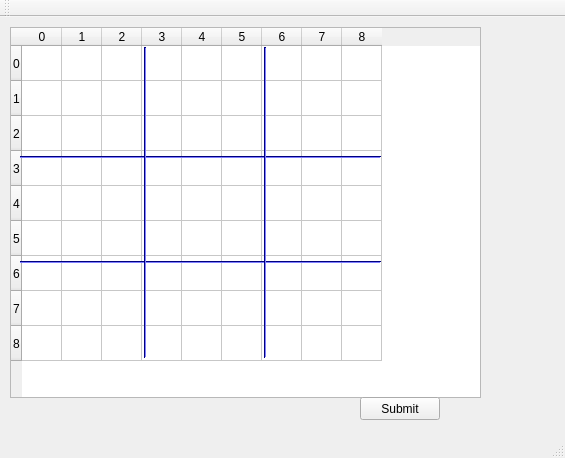
<?xml version="1.0" encoding="UTF-8"?>
<ui version="4.0">
 <class>MainWindow</class>
 <widget class="QMainWindow" name="MainWindow">
  <property name="geometry">
   <rect>
    <x>0</x>
    <y>0</y>
    <width>565</width>
    <height>458</height>
   </rect>
  </property>
  <property name="windowTitle">
   <string>MainWindow</string>
  </property>
  <widget class="QWidget" name="centralWidget">
   <widget class="QTableWidget" name="tableWidget">
    <property name="geometry">
     <rect>
      <x>10</x>
      <y>10</y>
      <width>471</width>
      <height>371</height>
     </rect>
    </property>
    <property name="lineWidth">
     <number>1</number>
    </property>
    <property name="midLineWidth">
     <number>0</number>
    </property>
    <attribute name="horizontalHeaderDefaultSectionSize">
     <number>40</number>
    </attribute>
    <attribute name="verticalHeaderDefaultSectionSize">
     <number>35</number>
    </attribute>
    <row>
     <property name="text">
      <string>0</string>
     </property>
    </row>
    <row>
     <property name="text">
      <string>1</string>
     </property>
    </row>
    <row>
     <property name="text">
      <string>2</string>
     </property>
    </row>
    <row>
     <property name="text">
      <string>3</string>
     </property>
    </row>
    <row>
     <property name="text">
      <string>4</string>
     </property>
    </row>
    <row>
     <property name="text">
      <string>5</string>
     </property>
    </row>
    <row>
     <property name="text">
      <string>6</string>
     </property>
    </row>
    <row>
     <property name="text">
      <string>7</string>
     </property>
    </row>
    <row>
     <property name="text">
      <string>8</string>
     </property>
    </row>
    <column>
     <property name="text">
      <string>0</string>
     </property>
    </column>
    <column>
     <property name="text">
      <string>1</string>
     </property>
    </column>
    <column>
     <property name="text">
      <string>2</string>
     </property>
    </column>
    <column>
     <property name="text">
      <string>3</string>
     </property>
    </column>
    <column>
     <property name="text">
      <string>4</string>
     </property>
    </column>
    <column>
     <property name="text">
      <string>5</string>
     </property>
    </column>
    <column>
     <property name="text">
      <string>6</string>
     </property>
    </column>
    <column>
     <property name="text">
      <string>7</string>
     </property>
    </column>
    <column>
     <property name="text">
      <string>8</string>
     </property>
    </column>
   </widget>
   <widget class="QPushButton" name="pushButton">
    <property name="geometry">
     <rect>
      <x>360</x>
      <y>380</y>
      <width>80</width>
      <height>23</height>
     </rect>
    </property>
    <property name="text">
     <string>Submit</string>
    </property>
   </widget>
   <widget class="QLabel" name="label">
    <property name="geometry">
     <rect>
      <x>450</x>
      <y>20</y>
      <width>91</width>
      <height>41</height>
     </rect>
    </property>
    <property name="text">
     <string/>
    </property>
   </widget>
   <widget class="Line" name="line">
    <property name="geometry">
     <rect>
      <x>20</x>
      <y>120</y>
      <width>361</width>
      <height>41</height>
     </rect>
    </property>
    <property name="palette">
     <palette>
      <active>
       <colorrole role="WindowText">
        <brush brushstyle="SolidPattern">
         <color alpha="255">
          <red>0</red>
          <green>0</green>
          <blue>0</blue>
         </color>
        </brush>
       </colorrole>
       <colorrole role="Button">
        <brush brushstyle="SolidPattern">
         <color alpha="255">
          <red>0</red>
          <green>0</green>
          <blue>255</blue>
         </color>
        </brush>
       </colorrole>
       <colorrole role="Light">
        <brush brushstyle="SolidPattern">
         <color alpha="255">
          <red>127</red>
          <green>127</green>
          <blue>255</blue>
         </color>
        </brush>
       </colorrole>
       <colorrole role="Midlight">
        <brush brushstyle="SolidPattern">
         <color alpha="255">
          <red>63</red>
          <green>63</green>
          <blue>255</blue>
         </color>
        </brush>
       </colorrole>
       <colorrole role="Dark">
        <brush brushstyle="SolidPattern">
         <color alpha="255">
          <red>0</red>
          <green>0</green>
          <blue>127</blue>
         </color>
        </brush>
       </colorrole>
       <colorrole role="Mid">
        <brush brushstyle="SolidPattern">
         <color alpha="255">
          <red>0</red>
          <green>0</green>
          <blue>170</blue>
         </color>
        </brush>
       </colorrole>
       <colorrole role="Text">
        <brush brushstyle="SolidPattern">
         <color alpha="255">
          <red>0</red>
          <green>0</green>
          <blue>0</blue>
         </color>
        </brush>
       </colorrole>
       <colorrole role="BrightText">
        <brush brushstyle="SolidPattern">
         <color alpha="255">
          <red>255</red>
          <green>255</green>
          <blue>255</blue>
         </color>
        </brush>
       </colorrole>
       <colorrole role="ButtonText">
        <brush brushstyle="SolidPattern">
         <color alpha="255">
          <red>0</red>
          <green>0</green>
          <blue>0</blue>
         </color>
        </brush>
       </colorrole>
       <colorrole role="Base">
        <brush brushstyle="SolidPattern">
         <color alpha="255">
          <red>255</red>
          <green>255</green>
          <blue>255</blue>
         </color>
        </brush>
       </colorrole>
       <colorrole role="Window">
        <brush brushstyle="SolidPattern">
         <color alpha="255">
          <red>0</red>
          <green>0</green>
          <blue>255</blue>
         </color>
        </brush>
       </colorrole>
       <colorrole role="Shadow">
        <brush brushstyle="SolidPattern">
         <color alpha="255">
          <red>0</red>
          <green>0</green>
          <blue>0</blue>
         </color>
        </brush>
       </colorrole>
       <colorrole role="AlternateBase">
        <brush brushstyle="SolidPattern">
         <color alpha="255">
          <red>127</red>
          <green>127</green>
          <blue>255</blue>
         </color>
        </brush>
       </colorrole>
       <colorrole role="ToolTipBase">
        <brush brushstyle="SolidPattern">
         <color alpha="255">
          <red>255</red>
          <green>255</green>
          <blue>220</blue>
         </color>
        </brush>
       </colorrole>
       <colorrole role="ToolTipText">
        <brush brushstyle="SolidPattern">
         <color alpha="255">
          <red>0</red>
          <green>0</green>
          <blue>0</blue>
         </color>
        </brush>
       </colorrole>
      </active>
      <inactive>
       <colorrole role="WindowText">
        <brush brushstyle="SolidPattern">
         <color alpha="255">
          <red>0</red>
          <green>0</green>
          <blue>0</blue>
         </color>
        </brush>
       </colorrole>
       <colorrole role="Button">
        <brush brushstyle="SolidPattern">
         <color alpha="255">
          <red>0</red>
          <green>0</green>
          <blue>255</blue>
         </color>
        </brush>
       </colorrole>
       <colorrole role="Light">
        <brush brushstyle="SolidPattern">
         <color alpha="255">
          <red>127</red>
          <green>127</green>
          <blue>255</blue>
         </color>
        </brush>
       </colorrole>
       <colorrole role="Midlight">
        <brush brushstyle="SolidPattern">
         <color alpha="255">
          <red>63</red>
          <green>63</green>
          <blue>255</blue>
         </color>
        </brush>
       </colorrole>
       <colorrole role="Dark">
        <brush brushstyle="SolidPattern">
         <color alpha="255">
          <red>0</red>
          <green>0</green>
          <blue>127</blue>
         </color>
        </brush>
       </colorrole>
       <colorrole role="Mid">
        <brush brushstyle="SolidPattern">
         <color alpha="255">
          <red>0</red>
          <green>0</green>
          <blue>170</blue>
         </color>
        </brush>
       </colorrole>
       <colorrole role="Text">
        <brush brushstyle="SolidPattern">
         <color alpha="255">
          <red>0</red>
          <green>0</green>
          <blue>0</blue>
         </color>
        </brush>
       </colorrole>
       <colorrole role="BrightText">
        <brush brushstyle="SolidPattern">
         <color alpha="255">
          <red>255</red>
          <green>255</green>
          <blue>255</blue>
         </color>
        </brush>
       </colorrole>
       <colorrole role="ButtonText">
        <brush brushstyle="SolidPattern">
         <color alpha="255">
          <red>0</red>
          <green>0</green>
          <blue>0</blue>
         </color>
        </brush>
       </colorrole>
       <colorrole role="Base">
        <brush brushstyle="SolidPattern">
         <color alpha="255">
          <red>255</red>
          <green>255</green>
          <blue>255</blue>
         </color>
        </brush>
       </colorrole>
       <colorrole role="Window">
        <brush brushstyle="SolidPattern">
         <color alpha="255">
          <red>0</red>
          <green>0</green>
          <blue>255</blue>
         </color>
        </brush>
       </colorrole>
       <colorrole role="Shadow">
        <brush brushstyle="SolidPattern">
         <color alpha="255">
          <red>0</red>
          <green>0</green>
          <blue>0</blue>
         </color>
        </brush>
       </colorrole>
       <colorrole role="AlternateBase">
        <brush brushstyle="SolidPattern">
         <color alpha="255">
          <red>127</red>
          <green>127</green>
          <blue>255</blue>
         </color>
        </brush>
       </colorrole>
       <colorrole role="ToolTipBase">
        <brush brushstyle="SolidPattern">
         <color alpha="255">
          <red>255</red>
          <green>255</green>
          <blue>220</blue>
         </color>
        </brush>
       </colorrole>
       <colorrole role="ToolTipText">
        <brush brushstyle="SolidPattern">
         <color alpha="255">
          <red>0</red>
          <green>0</green>
          <blue>0</blue>
         </color>
        </brush>
       </colorrole>
      </inactive>
      <disabled>
       <colorrole role="WindowText">
        <brush brushstyle="SolidPattern">
         <color alpha="255">
          <red>0</red>
          <green>0</green>
          <blue>127</blue>
         </color>
        </brush>
       </colorrole>
       <colorrole role="Button">
        <brush brushstyle="SolidPattern">
         <color alpha="255">
          <red>0</red>
          <green>0</green>
          <blue>255</blue>
         </color>
        </brush>
       </colorrole>
       <colorrole role="Light">
        <brush brushstyle="SolidPattern">
         <color alpha="255">
          <red>127</red>
          <green>127</green>
          <blue>255</blue>
         </color>
        </brush>
       </colorrole>
       <colorrole role="Midlight">
        <brush brushstyle="SolidPattern">
         <color alpha="255">
          <red>63</red>
          <green>63</green>
          <blue>255</blue>
         </color>
        </brush>
       </colorrole>
       <colorrole role="Dark">
        <brush brushstyle="SolidPattern">
         <color alpha="255">
          <red>0</red>
          <green>0</green>
          <blue>127</blue>
         </color>
        </brush>
       </colorrole>
       <colorrole role="Mid">
        <brush brushstyle="SolidPattern">
         <color alpha="255">
          <red>0</red>
          <green>0</green>
          <blue>170</blue>
         </color>
        </brush>
       </colorrole>
       <colorrole role="Text">
        <brush brushstyle="SolidPattern">
         <color alpha="255">
          <red>0</red>
          <green>0</green>
          <blue>127</blue>
         </color>
        </brush>
       </colorrole>
       <colorrole role="BrightText">
        <brush brushstyle="SolidPattern">
         <color alpha="255">
          <red>255</red>
          <green>255</green>
          <blue>255</blue>
         </color>
        </brush>
       </colorrole>
       <colorrole role="ButtonText">
        <brush brushstyle="SolidPattern">
         <color alpha="255">
          <red>0</red>
          <green>0</green>
          <blue>127</blue>
         </color>
        </brush>
       </colorrole>
       <colorrole role="Base">
        <brush brushstyle="SolidPattern">
         <color alpha="255">
          <red>0</red>
          <green>0</green>
          <blue>255</blue>
         </color>
        </brush>
       </colorrole>
       <colorrole role="Window">
        <brush brushstyle="SolidPattern">
         <color alpha="255">
          <red>0</red>
          <green>0</green>
          <blue>255</blue>
         </color>
        </brush>
       </colorrole>
       <colorrole role="Shadow">
        <brush brushstyle="SolidPattern">
         <color alpha="255">
          <red>0</red>
          <green>0</green>
          <blue>0</blue>
         </color>
        </brush>
       </colorrole>
       <colorrole role="AlternateBase">
        <brush brushstyle="SolidPattern">
         <color alpha="255">
          <red>0</red>
          <green>0</green>
          <blue>255</blue>
         </color>
        </brush>
       </colorrole>
       <colorrole role="ToolTipBase">
        <brush brushstyle="SolidPattern">
         <color alpha="255">
          <red>255</red>
          <green>255</green>
          <blue>220</blue>
         </color>
        </brush>
       </colorrole>
       <colorrole role="ToolTipText">
        <brush brushstyle="SolidPattern">
         <color alpha="255">
          <red>0</red>
          <green>0</green>
          <blue>0</blue>
         </color>
        </brush>
       </colorrole>
      </disabled>
     </palette>
    </property>
    <property name="orientation">
     <enum>Qt::Horizontal</enum>
    </property>
   </widget>
   <widget class="Line" name="line_2">
    <property name="geometry">
     <rect>
      <x>20</x>
      <y>220</y>
      <width>361</width>
      <height>51</height>
     </rect>
    </property>
    <property name="palette">
     <palette>
      <active>
       <colorrole role="WindowText">
        <brush brushstyle="SolidPattern">
         <color alpha="255">
          <red>0</red>
          <green>0</green>
          <blue>0</blue>
         </color>
        </brush>
       </colorrole>
       <colorrole role="Button">
        <brush brushstyle="SolidPattern">
         <color alpha="255">
          <red>0</red>
          <green>0</green>
          <blue>255</blue>
         </color>
        </brush>
       </colorrole>
       <colorrole role="Light">
        <brush brushstyle="SolidPattern">
         <color alpha="255">
          <red>127</red>
          <green>127</green>
          <blue>255</blue>
         </color>
        </brush>
       </colorrole>
       <colorrole role="Midlight">
        <brush brushstyle="SolidPattern">
         <color alpha="255">
          <red>63</red>
          <green>63</green>
          <blue>255</blue>
         </color>
        </brush>
       </colorrole>
       <colorrole role="Dark">
        <brush brushstyle="SolidPattern">
         <color alpha="255">
          <red>0</red>
          <green>0</green>
          <blue>127</blue>
         </color>
        </brush>
       </colorrole>
       <colorrole role="Mid">
        <brush brushstyle="SolidPattern">
         <color alpha="255">
          <red>0</red>
          <green>0</green>
          <blue>170</blue>
         </color>
        </brush>
       </colorrole>
       <colorrole role="Text">
        <brush brushstyle="SolidPattern">
         <color alpha="255">
          <red>0</red>
          <green>0</green>
          <blue>0</blue>
         </color>
        </brush>
       </colorrole>
       <colorrole role="BrightText">
        <brush brushstyle="SolidPattern">
         <color alpha="255">
          <red>255</red>
          <green>255</green>
          <blue>255</blue>
         </color>
        </brush>
       </colorrole>
       <colorrole role="ButtonText">
        <brush brushstyle="SolidPattern">
         <color alpha="255">
          <red>0</red>
          <green>0</green>
          <blue>0</blue>
         </color>
        </brush>
       </colorrole>
       <colorrole role="Base">
        <brush brushstyle="SolidPattern">
         <color alpha="255">
          <red>255</red>
          <green>255</green>
          <blue>255</blue>
         </color>
        </brush>
       </colorrole>
       <colorrole role="Window">
        <brush brushstyle="SolidPattern">
         <color alpha="255">
          <red>0</red>
          <green>0</green>
          <blue>255</blue>
         </color>
        </brush>
       </colorrole>
       <colorrole role="Shadow">
        <brush brushstyle="SolidPattern">
         <color alpha="255">
          <red>0</red>
          <green>0</green>
          <blue>0</blue>
         </color>
        </brush>
       </colorrole>
       <colorrole role="AlternateBase">
        <brush brushstyle="SolidPattern">
         <color alpha="255">
          <red>127</red>
          <green>127</green>
          <blue>255</blue>
         </color>
        </brush>
       </colorrole>
       <colorrole role="ToolTipBase">
        <brush brushstyle="SolidPattern">
         <color alpha="255">
          <red>255</red>
          <green>255</green>
          <blue>220</blue>
         </color>
        </brush>
       </colorrole>
       <colorrole role="ToolTipText">
        <brush brushstyle="SolidPattern">
         <color alpha="255">
          <red>0</red>
          <green>0</green>
          <blue>0</blue>
         </color>
        </brush>
       </colorrole>
      </active>
      <inactive>
       <colorrole role="WindowText">
        <brush brushstyle="SolidPattern">
         <color alpha="255">
          <red>0</red>
          <green>0</green>
          <blue>0</blue>
         </color>
        </brush>
       </colorrole>
       <colorrole role="Button">
        <brush brushstyle="SolidPattern">
         <color alpha="255">
          <red>0</red>
          <green>0</green>
          <blue>255</blue>
         </color>
        </brush>
       </colorrole>
       <colorrole role="Light">
        <brush brushstyle="SolidPattern">
         <color alpha="255">
          <red>127</red>
          <green>127</green>
          <blue>255</blue>
         </color>
        </brush>
       </colorrole>
       <colorrole role="Midlight">
        <brush brushstyle="SolidPattern">
         <color alpha="255">
          <red>63</red>
          <green>63</green>
          <blue>255</blue>
         </color>
        </brush>
       </colorrole>
       <colorrole role="Dark">
        <brush brushstyle="SolidPattern">
         <color alpha="255">
          <red>0</red>
          <green>0</green>
          <blue>127</blue>
         </color>
        </brush>
       </colorrole>
       <colorrole role="Mid">
        <brush brushstyle="SolidPattern">
         <color alpha="255">
          <red>0</red>
          <green>0</green>
          <blue>170</blue>
         </color>
        </brush>
       </colorrole>
       <colorrole role="Text">
        <brush brushstyle="SolidPattern">
         <color alpha="255">
          <red>0</red>
          <green>0</green>
          <blue>0</blue>
         </color>
        </brush>
       </colorrole>
       <colorrole role="BrightText">
        <brush brushstyle="SolidPattern">
         <color alpha="255">
          <red>255</red>
          <green>255</green>
          <blue>255</blue>
         </color>
        </brush>
       </colorrole>
       <colorrole role="ButtonText">
        <brush brushstyle="SolidPattern">
         <color alpha="255">
          <red>0</red>
          <green>0</green>
          <blue>0</blue>
         </color>
        </brush>
       </colorrole>
       <colorrole role="Base">
        <brush brushstyle="SolidPattern">
         <color alpha="255">
          <red>255</red>
          <green>255</green>
          <blue>255</blue>
         </color>
        </brush>
       </colorrole>
       <colorrole role="Window">
        <brush brushstyle="SolidPattern">
         <color alpha="255">
          <red>0</red>
          <green>0</green>
          <blue>255</blue>
         </color>
        </brush>
       </colorrole>
       <colorrole role="Shadow">
        <brush brushstyle="SolidPattern">
         <color alpha="255">
          <red>0</red>
          <green>0</green>
          <blue>0</blue>
         </color>
        </brush>
       </colorrole>
       <colorrole role="AlternateBase">
        <brush brushstyle="SolidPattern">
         <color alpha="255">
          <red>127</red>
          <green>127</green>
          <blue>255</blue>
         </color>
        </brush>
       </colorrole>
       <colorrole role="ToolTipBase">
        <brush brushstyle="SolidPattern">
         <color alpha="255">
          <red>255</red>
          <green>255</green>
          <blue>220</blue>
         </color>
        </brush>
       </colorrole>
       <colorrole role="ToolTipText">
        <brush brushstyle="SolidPattern">
         <color alpha="255">
          <red>0</red>
          <green>0</green>
          <blue>0</blue>
         </color>
        </brush>
       </colorrole>
      </inactive>
      <disabled>
       <colorrole role="WindowText">
        <brush brushstyle="SolidPattern">
         <color alpha="255">
          <red>0</red>
          <green>0</green>
          <blue>127</blue>
         </color>
        </brush>
       </colorrole>
       <colorrole role="Button">
        <brush brushstyle="SolidPattern">
         <color alpha="255">
          <red>0</red>
          <green>0</green>
          <blue>255</blue>
         </color>
        </brush>
       </colorrole>
       <colorrole role="Light">
        <brush brushstyle="SolidPattern">
         <color alpha="255">
          <red>127</red>
          <green>127</green>
          <blue>255</blue>
         </color>
        </brush>
       </colorrole>
       <colorrole role="Midlight">
        <brush brushstyle="SolidPattern">
         <color alpha="255">
          <red>63</red>
          <green>63</green>
          <blue>255</blue>
         </color>
        </brush>
       </colorrole>
       <colorrole role="Dark">
        <brush brushstyle="SolidPattern">
         <color alpha="255">
          <red>0</red>
          <green>0</green>
          <blue>127</blue>
         </color>
        </brush>
       </colorrole>
       <colorrole role="Mid">
        <brush brushstyle="SolidPattern">
         <color alpha="255">
          <red>0</red>
          <green>0</green>
          <blue>170</blue>
         </color>
        </brush>
       </colorrole>
       <colorrole role="Text">
        <brush brushstyle="SolidPattern">
         <color alpha="255">
          <red>0</red>
          <green>0</green>
          <blue>127</blue>
         </color>
        </brush>
       </colorrole>
       <colorrole role="BrightText">
        <brush brushstyle="SolidPattern">
         <color alpha="255">
          <red>255</red>
          <green>255</green>
          <blue>255</blue>
         </color>
        </brush>
       </colorrole>
       <colorrole role="ButtonText">
        <brush brushstyle="SolidPattern">
         <color alpha="255">
          <red>0</red>
          <green>0</green>
          <blue>127</blue>
         </color>
        </brush>
       </colorrole>
       <colorrole role="Base">
        <brush brushstyle="SolidPattern">
         <color alpha="255">
          <red>0</red>
          <green>0</green>
          <blue>255</blue>
         </color>
        </brush>
       </colorrole>
       <colorrole role="Window">
        <brush brushstyle="SolidPattern">
         <color alpha="255">
          <red>0</red>
          <green>0</green>
          <blue>255</blue>
         </color>
        </brush>
       </colorrole>
       <colorrole role="Shadow">
        <brush brushstyle="SolidPattern">
         <color alpha="255">
          <red>0</red>
          <green>0</green>
          <blue>0</blue>
         </color>
        </brush>
       </colorrole>
       <colorrole role="AlternateBase">
        <brush brushstyle="SolidPattern">
         <color alpha="255">
          <red>0</red>
          <green>0</green>
          <blue>255</blue>
         </color>
        </brush>
       </colorrole>
       <colorrole role="ToolTipBase">
        <brush brushstyle="SolidPattern">
         <color alpha="255">
          <red>255</red>
          <green>255</green>
          <blue>220</blue>
         </color>
        </brush>
       </colorrole>
       <colorrole role="ToolTipText">
        <brush brushstyle="SolidPattern">
         <color alpha="255">
          <red>0</red>
          <green>0</green>
          <blue>0</blue>
         </color>
        </brush>
       </colorrole>
      </disabled>
     </palette>
    </property>
    <property name="orientation">
     <enum>Qt::Horizontal</enum>
    </property>
   </widget>
   <widget class="Line" name="line_3">
    <property name="geometry">
     <rect>
      <x>135</x>
      <y>30</y>
      <width>21</width>
      <height>311</height>
     </rect>
    </property>
    <property name="palette">
     <palette>
      <active>
       <colorrole role="WindowText">
        <brush brushstyle="SolidPattern">
         <color alpha="255">
          <red>0</red>
          <green>0</green>
          <blue>0</blue>
         </color>
        </brush>
       </colorrole>
       <colorrole role="Button">
        <brush brushstyle="SolidPattern">
         <color alpha="255">
          <red>0</red>
          <green>0</green>
          <blue>255</blue>
         </color>
        </brush>
       </colorrole>
       <colorrole role="Light">
        <brush brushstyle="SolidPattern">
         <color alpha="255">
          <red>127</red>
          <green>127</green>
          <blue>255</blue>
         </color>
        </brush>
       </colorrole>
       <colorrole role="Midlight">
        <brush brushstyle="SolidPattern">
         <color alpha="255">
          <red>63</red>
          <green>63</green>
          <blue>255</blue>
         </color>
        </brush>
       </colorrole>
       <colorrole role="Dark">
        <brush brushstyle="SolidPattern">
         <color alpha="255">
          <red>0</red>
          <green>0</green>
          <blue>127</blue>
         </color>
        </brush>
       </colorrole>
       <colorrole role="Mid">
        <brush brushstyle="SolidPattern">
         <color alpha="255">
          <red>0</red>
          <green>0</green>
          <blue>170</blue>
         </color>
        </brush>
       </colorrole>
       <colorrole role="Text">
        <brush brushstyle="SolidPattern">
         <color alpha="255">
          <red>0</red>
          <green>0</green>
          <blue>0</blue>
         </color>
        </brush>
       </colorrole>
       <colorrole role="BrightText">
        <brush brushstyle="SolidPattern">
         <color alpha="255">
          <red>255</red>
          <green>255</green>
          <blue>255</blue>
         </color>
        </brush>
       </colorrole>
       <colorrole role="ButtonText">
        <brush brushstyle="SolidPattern">
         <color alpha="255">
          <red>0</red>
          <green>0</green>
          <blue>0</blue>
         </color>
        </brush>
       </colorrole>
       <colorrole role="Base">
        <brush brushstyle="SolidPattern">
         <color alpha="255">
          <red>255</red>
          <green>255</green>
          <blue>255</blue>
         </color>
        </brush>
       </colorrole>
       <colorrole role="Window">
        <brush brushstyle="SolidPattern">
         <color alpha="255">
          <red>0</red>
          <green>0</green>
          <blue>255</blue>
         </color>
        </brush>
       </colorrole>
       <colorrole role="Shadow">
        <brush brushstyle="SolidPattern">
         <color alpha="255">
          <red>0</red>
          <green>0</green>
          <blue>0</blue>
         </color>
        </brush>
       </colorrole>
       <colorrole role="AlternateBase">
        <brush brushstyle="SolidPattern">
         <color alpha="255">
          <red>127</red>
          <green>127</green>
          <blue>255</blue>
         </color>
        </brush>
       </colorrole>
       <colorrole role="ToolTipBase">
        <brush brushstyle="SolidPattern">
         <color alpha="255">
          <red>255</red>
          <green>255</green>
          <blue>220</blue>
         </color>
        </brush>
       </colorrole>
       <colorrole role="ToolTipText">
        <brush brushstyle="SolidPattern">
         <color alpha="255">
          <red>0</red>
          <green>0</green>
          <blue>0</blue>
         </color>
        </brush>
       </colorrole>
      </active>
      <inactive>
       <colorrole role="WindowText">
        <brush brushstyle="SolidPattern">
         <color alpha="255">
          <red>0</red>
          <green>0</green>
          <blue>0</blue>
         </color>
        </brush>
       </colorrole>
       <colorrole role="Button">
        <brush brushstyle="SolidPattern">
         <color alpha="255">
          <red>0</red>
          <green>0</green>
          <blue>255</blue>
         </color>
        </brush>
       </colorrole>
       <colorrole role="Light">
        <brush brushstyle="SolidPattern">
         <color alpha="255">
          <red>127</red>
          <green>127</green>
          <blue>255</blue>
         </color>
        </brush>
       </colorrole>
       <colorrole role="Midlight">
        <brush brushstyle="SolidPattern">
         <color alpha="255">
          <red>63</red>
          <green>63</green>
          <blue>255</blue>
         </color>
        </brush>
       </colorrole>
       <colorrole role="Dark">
        <brush brushstyle="SolidPattern">
         <color alpha="255">
          <red>0</red>
          <green>0</green>
          <blue>127</blue>
         </color>
        </brush>
       </colorrole>
       <colorrole role="Mid">
        <brush brushstyle="SolidPattern">
         <color alpha="255">
          <red>0</red>
          <green>0</green>
          <blue>170</blue>
         </color>
        </brush>
       </colorrole>
       <colorrole role="Text">
        <brush brushstyle="SolidPattern">
         <color alpha="255">
          <red>0</red>
          <green>0</green>
          <blue>0</blue>
         </color>
        </brush>
       </colorrole>
       <colorrole role="BrightText">
        <brush brushstyle="SolidPattern">
         <color alpha="255">
          <red>255</red>
          <green>255</green>
          <blue>255</blue>
         </color>
        </brush>
       </colorrole>
       <colorrole role="ButtonText">
        <brush brushstyle="SolidPattern">
         <color alpha="255">
          <red>0</red>
          <green>0</green>
          <blue>0</blue>
         </color>
        </brush>
       </colorrole>
       <colorrole role="Base">
        <brush brushstyle="SolidPattern">
         <color alpha="255">
          <red>255</red>
          <green>255</green>
          <blue>255</blue>
         </color>
        </brush>
       </colorrole>
       <colorrole role="Window">
        <brush brushstyle="SolidPattern">
         <color alpha="255">
          <red>0</red>
          <green>0</green>
          <blue>255</blue>
         </color>
        </brush>
       </colorrole>
       <colorrole role="Shadow">
        <brush brushstyle="SolidPattern">
         <color alpha="255">
          <red>0</red>
          <green>0</green>
          <blue>0</blue>
         </color>
        </brush>
       </colorrole>
       <colorrole role="AlternateBase">
        <brush brushstyle="SolidPattern">
         <color alpha="255">
          <red>127</red>
          <green>127</green>
          <blue>255</blue>
         </color>
        </brush>
       </colorrole>
       <colorrole role="ToolTipBase">
        <brush brushstyle="SolidPattern">
         <color alpha="255">
          <red>255</red>
          <green>255</green>
          <blue>220</blue>
         </color>
        </brush>
       </colorrole>
       <colorrole role="ToolTipText">
        <brush brushstyle="SolidPattern">
         <color alpha="255">
          <red>0</red>
          <green>0</green>
          <blue>0</blue>
         </color>
        </brush>
       </colorrole>
      </inactive>
      <disabled>
       <colorrole role="WindowText">
        <brush brushstyle="SolidPattern">
         <color alpha="255">
          <red>0</red>
          <green>0</green>
          <blue>127</blue>
         </color>
        </brush>
       </colorrole>
       <colorrole role="Button">
        <brush brushstyle="SolidPattern">
         <color alpha="255">
          <red>0</red>
          <green>0</green>
          <blue>255</blue>
         </color>
        </brush>
       </colorrole>
       <colorrole role="Light">
        <brush brushstyle="SolidPattern">
         <color alpha="255">
          <red>127</red>
          <green>127</green>
          <blue>255</blue>
         </color>
        </brush>
       </colorrole>
       <colorrole role="Midlight">
        <brush brushstyle="SolidPattern">
         <color alpha="255">
          <red>63</red>
          <green>63</green>
          <blue>255</blue>
         </color>
        </brush>
       </colorrole>
       <colorrole role="Dark">
        <brush brushstyle="SolidPattern">
         <color alpha="255">
          <red>0</red>
          <green>0</green>
          <blue>127</blue>
         </color>
        </brush>
       </colorrole>
       <colorrole role="Mid">
        <brush brushstyle="SolidPattern">
         <color alpha="255">
          <red>0</red>
          <green>0</green>
          <blue>170</blue>
         </color>
        </brush>
       </colorrole>
       <colorrole role="Text">
        <brush brushstyle="SolidPattern">
         <color alpha="255">
          <red>0</red>
          <green>0</green>
          <blue>127</blue>
         </color>
        </brush>
       </colorrole>
       <colorrole role="BrightText">
        <brush brushstyle="SolidPattern">
         <color alpha="255">
          <red>255</red>
          <green>255</green>
          <blue>255</blue>
         </color>
        </brush>
       </colorrole>
       <colorrole role="ButtonText">
        <brush brushstyle="SolidPattern">
         <color alpha="255">
          <red>0</red>
          <green>0</green>
          <blue>127</blue>
         </color>
        </brush>
       </colorrole>
       <colorrole role="Base">
        <brush brushstyle="SolidPattern">
         <color alpha="255">
          <red>0</red>
          <green>0</green>
          <blue>255</blue>
         </color>
        </brush>
       </colorrole>
       <colorrole role="Window">
        <brush brushstyle="SolidPattern">
         <color alpha="255">
          <red>0</red>
          <green>0</green>
          <blue>255</blue>
         </color>
        </brush>
       </colorrole>
       <colorrole role="Shadow">
        <brush brushstyle="SolidPattern">
         <color alpha="255">
          <red>0</red>
          <green>0</green>
          <blue>0</blue>
         </color>
        </brush>
       </colorrole>
       <colorrole role="AlternateBase">
        <brush brushstyle="SolidPattern">
         <color alpha="255">
          <red>0</red>
          <green>0</green>
          <blue>255</blue>
         </color>
        </brush>
       </colorrole>
       <colorrole role="ToolTipBase">
        <brush brushstyle="SolidPattern">
         <color alpha="255">
          <red>255</red>
          <green>255</green>
          <blue>220</blue>
         </color>
        </brush>
       </colorrole>
       <colorrole role="ToolTipText">
        <brush brushstyle="SolidPattern">
         <color alpha="255">
          <red>0</red>
          <green>0</green>
          <blue>0</blue>
         </color>
        </brush>
       </colorrole>
      </disabled>
     </palette>
    </property>
    <property name="orientation">
     <enum>Qt::Vertical</enum>
    </property>
   </widget>
   <widget class="Line" name="line_4">
    <property name="geometry">
     <rect>
      <x>255</x>
      <y>30</y>
      <width>21</width>
      <height>311</height>
     </rect>
    </property>
    <property name="palette">
     <palette>
      <active>
       <colorrole role="WindowText">
        <brush brushstyle="SolidPattern">
         <color alpha="255">
          <red>0</red>
          <green>0</green>
          <blue>0</blue>
         </color>
        </brush>
       </colorrole>
       <colorrole role="Button">
        <brush brushstyle="SolidPattern">
         <color alpha="255">
          <red>0</red>
          <green>0</green>
          <blue>255</blue>
         </color>
        </brush>
       </colorrole>
       <colorrole role="Light">
        <brush brushstyle="SolidPattern">
         <color alpha="255">
          <red>127</red>
          <green>127</green>
          <blue>255</blue>
         </color>
        </brush>
       </colorrole>
       <colorrole role="Midlight">
        <brush brushstyle="SolidPattern">
         <color alpha="255">
          <red>63</red>
          <green>63</green>
          <blue>255</blue>
         </color>
        </brush>
       </colorrole>
       <colorrole role="Dark">
        <brush brushstyle="SolidPattern">
         <color alpha="255">
          <red>0</red>
          <green>0</green>
          <blue>127</blue>
         </color>
        </brush>
       </colorrole>
       <colorrole role="Mid">
        <brush brushstyle="SolidPattern">
         <color alpha="255">
          <red>0</red>
          <green>0</green>
          <blue>170</blue>
         </color>
        </brush>
       </colorrole>
       <colorrole role="Text">
        <brush brushstyle="SolidPattern">
         <color alpha="255">
          <red>0</red>
          <green>0</green>
          <blue>0</blue>
         </color>
        </brush>
       </colorrole>
       <colorrole role="BrightText">
        <brush brushstyle="SolidPattern">
         <color alpha="255">
          <red>255</red>
          <green>255</green>
          <blue>255</blue>
         </color>
        </brush>
       </colorrole>
       <colorrole role="ButtonText">
        <brush brushstyle="SolidPattern">
         <color alpha="255">
          <red>0</red>
          <green>0</green>
          <blue>0</blue>
         </color>
        </brush>
       </colorrole>
       <colorrole role="Base">
        <brush brushstyle="SolidPattern">
         <color alpha="255">
          <red>255</red>
          <green>255</green>
          <blue>255</blue>
         </color>
        </brush>
       </colorrole>
       <colorrole role="Window">
        <brush brushstyle="SolidPattern">
         <color alpha="255">
          <red>0</red>
          <green>0</green>
          <blue>255</blue>
         </color>
        </brush>
       </colorrole>
       <colorrole role="Shadow">
        <brush brushstyle="SolidPattern">
         <color alpha="255">
          <red>0</red>
          <green>0</green>
          <blue>0</blue>
         </color>
        </brush>
       </colorrole>
       <colorrole role="AlternateBase">
        <brush brushstyle="SolidPattern">
         <color alpha="255">
          <red>127</red>
          <green>127</green>
          <blue>255</blue>
         </color>
        </brush>
       </colorrole>
       <colorrole role="ToolTipBase">
        <brush brushstyle="SolidPattern">
         <color alpha="255">
          <red>255</red>
          <green>255</green>
          <blue>220</blue>
         </color>
        </brush>
       </colorrole>
       <colorrole role="ToolTipText">
        <brush brushstyle="SolidPattern">
         <color alpha="255">
          <red>0</red>
          <green>0</green>
          <blue>0</blue>
         </color>
        </brush>
       </colorrole>
      </active>
      <inactive>
       <colorrole role="WindowText">
        <brush brushstyle="SolidPattern">
         <color alpha="255">
          <red>0</red>
          <green>0</green>
          <blue>0</blue>
         </color>
        </brush>
       </colorrole>
       <colorrole role="Button">
        <brush brushstyle="SolidPattern">
         <color alpha="255">
          <red>0</red>
          <green>0</green>
          <blue>255</blue>
         </color>
        </brush>
       </colorrole>
       <colorrole role="Light">
        <brush brushstyle="SolidPattern">
         <color alpha="255">
          <red>127</red>
          <green>127</green>
          <blue>255</blue>
         </color>
        </brush>
       </colorrole>
       <colorrole role="Midlight">
        <brush brushstyle="SolidPattern">
         <color alpha="255">
          <red>63</red>
          <green>63</green>
          <blue>255</blue>
         </color>
        </brush>
       </colorrole>
       <colorrole role="Dark">
        <brush brushstyle="SolidPattern">
         <color alpha="255">
          <red>0</red>
          <green>0</green>
          <blue>127</blue>
         </color>
        </brush>
       </colorrole>
       <colorrole role="Mid">
        <brush brushstyle="SolidPattern">
         <color alpha="255">
          <red>0</red>
          <green>0</green>
          <blue>170</blue>
         </color>
        </brush>
       </colorrole>
       <colorrole role="Text">
        <brush brushstyle="SolidPattern">
         <color alpha="255">
          <red>0</red>
          <green>0</green>
          <blue>0</blue>
         </color>
        </brush>
       </colorrole>
       <colorrole role="BrightText">
        <brush brushstyle="SolidPattern">
         <color alpha="255">
          <red>255</red>
          <green>255</green>
          <blue>255</blue>
         </color>
        </brush>
       </colorrole>
       <colorrole role="ButtonText">
        <brush brushstyle="SolidPattern">
         <color alpha="255">
          <red>0</red>
          <green>0</green>
          <blue>0</blue>
         </color>
        </brush>
       </colorrole>
       <colorrole role="Base">
        <brush brushstyle="SolidPattern">
         <color alpha="255">
          <red>255</red>
          <green>255</green>
          <blue>255</blue>
         </color>
        </brush>
       </colorrole>
       <colorrole role="Window">
        <brush brushstyle="SolidPattern">
         <color alpha="255">
          <red>0</red>
          <green>0</green>
          <blue>255</blue>
         </color>
        </brush>
       </colorrole>
       <colorrole role="Shadow">
        <brush brushstyle="SolidPattern">
         <color alpha="255">
          <red>0</red>
          <green>0</green>
          <blue>0</blue>
         </color>
        </brush>
       </colorrole>
       <colorrole role="AlternateBase">
        <brush brushstyle="SolidPattern">
         <color alpha="255">
          <red>127</red>
          <green>127</green>
          <blue>255</blue>
         </color>
        </brush>
       </colorrole>
       <colorrole role="ToolTipBase">
        <brush brushstyle="SolidPattern">
         <color alpha="255">
          <red>255</red>
          <green>255</green>
          <blue>220</blue>
         </color>
        </brush>
       </colorrole>
       <colorrole role="ToolTipText">
        <brush brushstyle="SolidPattern">
         <color alpha="255">
          <red>0</red>
          <green>0</green>
          <blue>0</blue>
         </color>
        </brush>
       </colorrole>
      </inactive>
      <disabled>
       <colorrole role="WindowText">
        <brush brushstyle="SolidPattern">
         <color alpha="255">
          <red>0</red>
          <green>0</green>
          <blue>127</blue>
         </color>
        </brush>
       </colorrole>
       <colorrole role="Button">
        <brush brushstyle="SolidPattern">
         <color alpha="255">
          <red>0</red>
          <green>0</green>
          <blue>255</blue>
         </color>
        </brush>
       </colorrole>
       <colorrole role="Light">
        <brush brushstyle="SolidPattern">
         <color alpha="255">
          <red>127</red>
          <green>127</green>
          <blue>255</blue>
         </color>
        </brush>
       </colorrole>
       <colorrole role="Midlight">
        <brush brushstyle="SolidPattern">
         <color alpha="255">
          <red>63</red>
          <green>63</green>
          <blue>255</blue>
         </color>
        </brush>
       </colorrole>
       <colorrole role="Dark">
        <brush brushstyle="SolidPattern">
         <color alpha="255">
          <red>0</red>
          <green>0</green>
          <blue>127</blue>
         </color>
        </brush>
       </colorrole>
       <colorrole role="Mid">
        <brush brushstyle="SolidPattern">
         <color alpha="255">
          <red>0</red>
          <green>0</green>
          <blue>170</blue>
         </color>
        </brush>
       </colorrole>
       <colorrole role="Text">
        <brush brushstyle="SolidPattern">
         <color alpha="255">
          <red>0</red>
          <green>0</green>
          <blue>127</blue>
         </color>
        </brush>
       </colorrole>
       <colorrole role="BrightText">
        <brush brushstyle="SolidPattern">
         <color alpha="255">
          <red>255</red>
          <green>255</green>
          <blue>255</blue>
         </color>
        </brush>
       </colorrole>
       <colorrole role="ButtonText">
        <brush brushstyle="SolidPattern">
         <color alpha="255">
          <red>0</red>
          <green>0</green>
          <blue>127</blue>
         </color>
        </brush>
       </colorrole>
       <colorrole role="Base">
        <brush brushstyle="SolidPattern">
         <color alpha="255">
          <red>0</red>
          <green>0</green>
          <blue>255</blue>
         </color>
        </brush>
       </colorrole>
       <colorrole role="Window">
        <brush brushstyle="SolidPattern">
         <color alpha="255">
          <red>0</red>
          <green>0</green>
          <blue>255</blue>
         </color>
        </brush>
       </colorrole>
       <colorrole role="Shadow">
        <brush brushstyle="SolidPattern">
         <color alpha="255">
          <red>0</red>
          <green>0</green>
          <blue>0</blue>
         </color>
        </brush>
       </colorrole>
       <colorrole role="AlternateBase">
        <brush brushstyle="SolidPattern">
         <color alpha="255">
          <red>0</red>
          <green>0</green>
          <blue>255</blue>
         </color>
        </brush>
       </colorrole>
       <colorrole role="ToolTipBase">
        <brush brushstyle="SolidPattern">
         <color alpha="255">
          <red>255</red>
          <green>255</green>
          <blue>220</blue>
         </color>
        </brush>
       </colorrole>
       <colorrole role="ToolTipText">
        <brush brushstyle="SolidPattern">
         <color alpha="255">
          <red>0</red>
          <green>0</green>
          <blue>0</blue>
         </color>
        </brush>
       </colorrole>
      </disabled>
     </palette>
    </property>
    <property name="orientation">
     <enum>Qt::Vertical</enum>
    </property>
   </widget>
  </widget>
  <widget class="QMenuBar" name="menuBar">
   <property name="geometry">
    <rect>
     <x>0</x>
     <y>0</y>
     <width>565</width>
     <height>20</height>
    </rect>
   </property>
  </widget>
  <widget class="QToolBar" name="mainToolBar">
   <attribute name="toolBarArea">
    <enum>TopToolBarArea</enum>
   </attribute>
   <attribute name="toolBarBreak">
    <bool>false</bool>
   </attribute>
  </widget>
  <widget class="QStatusBar" name="statusBar"/>
 </widget>
 <layoutdefault spacing="6" margin="11"/>
 <resources/>
 <connections/>
</ui>
